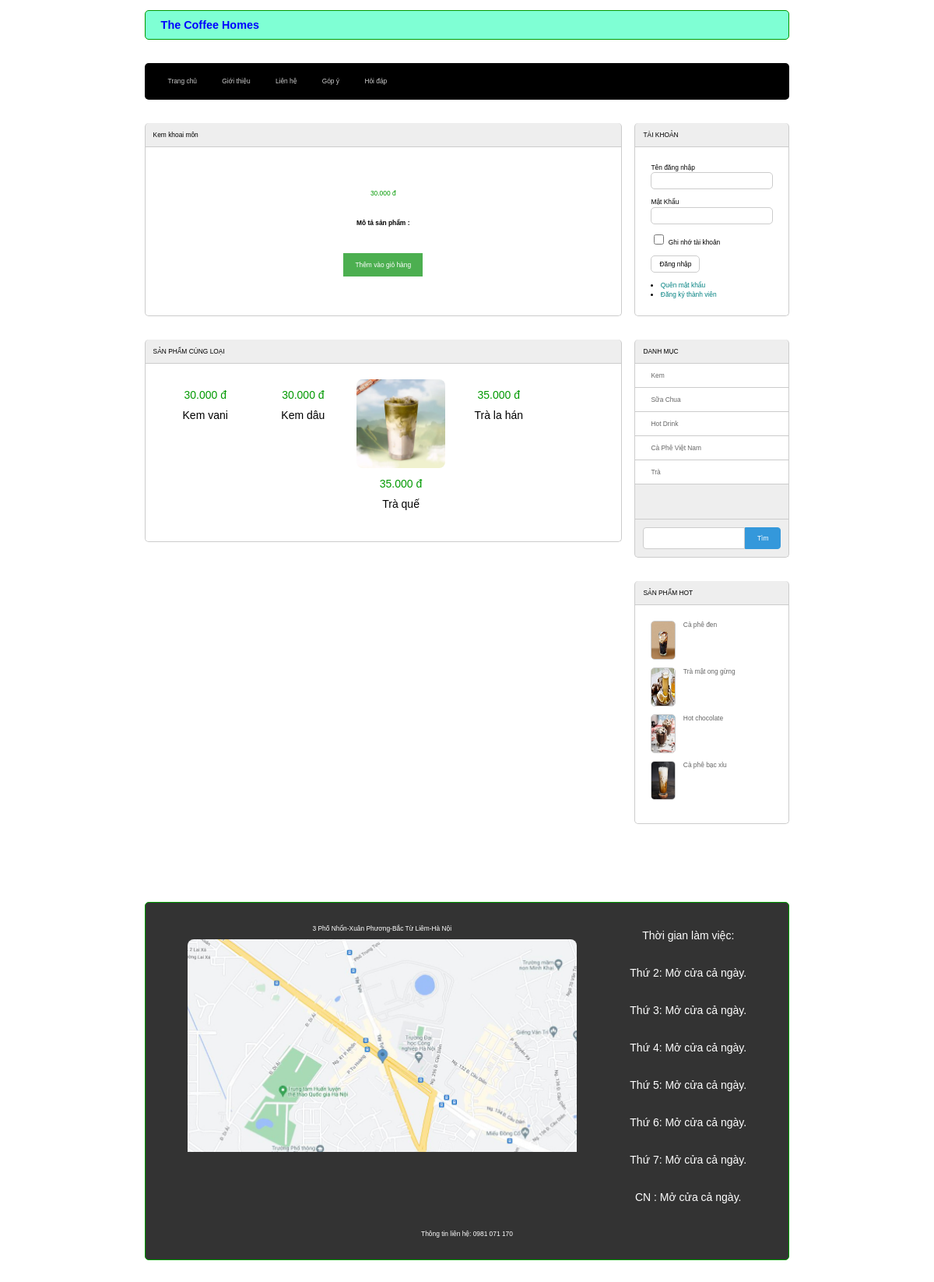
Page /index.php?act=chitietsanpham&idsp=16 on the committed database.
### tables this page shows
CREATE TABLE `products` (
  `ProductID` int(11) NOT NULL,
  `TenSanPham` varchar(255) DEFAULT NULL,
  `MoTa` text DEFAULT NULL,
  `GiaBan` decimal(10,3) DEFAULT NULL,
  `HinhAnhSanPham` varchar(255) DEFAULT NULL,
  `CategoryID` int(11) DEFAULT NULL
);

CREATE TABLE `categories` (
  `CategoriesID` int(11) NOT NULL,
  `TenDanhMuc` varchar(255) DEFAULT NULL,
  `MoTaDanhMuc` text DEFAULT NULL
);

### model/pdo.php (called while the page is built, shortened)
<?php
function pdo_get_connection(){
    $dburl = "mysql:host=localhost;dbname=webcoffeehomes;charset=utf8";
    $username = 'root';
    $password = '';
    $conn = new PDO($dburl, $username, $password);
    $conn->setAttribute(PDO::ATTR_ERRMODE, PDO::ERRMODE_EXCEPTION);
    return $conn;
}
function pdo_query($sql){
    $sql_args = array_slice(func_get_args(), 1);
    try{
        $conn = pdo_get_connection();
        $stmt = $conn->prepare($sql);
        $stmt->execute($sql_args);
        $rows = $stmt->fetchAll();
        return $rows;
    }
    catch(PDOException $e){
        throw $e;
    }
    finally{
        unset($conn);
    }
}
function pdo_query_one($sql){
    $sql_args = array_slice(func_get_args(), 1);
    try{
        $conn = pdo_get_connection();
        $stmt = $conn->prepare($sql);
        $stmt->execute($sql_args);
        $row = $stmt->fetch(PDO::FETCH_ASSOC);
        return $row;
    }
    catch(PDOException $e){
        throw $e;
    }
    finally{
        unset($conn);
    }
}

### model/sanpham.php (called while the page is built, shortened)
<?php
function loadall_sanpham_home($iddm=0) {
    $sql = "SELECT * FROM products WHERE 1 ORDER BY ProductID DESC LIMIT 0,9";
    $dssanpham = pdo_query($sql);
    return $dssanpham;
}
function loadone_sanpham($id=0) {
    $sql = "SELECT * FROM products WHERE ProductID=".$id;
    $sp = pdo_query_one($sql);
    return $sp;
}
function load_sanpham_cungloai($id,$iddm) {
    $sql = "SELECT * FROM products WHERE CategoryID=".$iddm." AND ProductID <>".$id;
    $listspcungloai = pdo_query($sql);
    return $listspcungloai;
}
?>

### global.php (called while the page is built)
<?php
    $img_path = "upload/"
?>

### model/danhmuc.php (called while the page is built, shortened)
<?php
function loadall_danhmuc() {
    $sql = "SELECT * FROM categories ORDER BY CategoriesID desc";
    $dsdanhmuc = pdo_query($sql);
    return $dsdanhmuc;
}
?>

### view/chitietsanpham.php (the view)
<div class="row mb">
    <div class="boxtrai mr">
        <?php
            extract($onesp);
        ?>
        <div class="boxtitle"><?=$TenSanPham?></div>
        <div class="row boxcontent mb">
            <?php
                $img = $img_path . $HinhAnhSanPham;
                echo '<div class="row mb spct"><img src="'.$img.'" alt="">
                <p class="spct_gia">'.$GiaBan.' đ</p>
                <p class="mota">Mô tả sản phẩm : </p>
                <p>'.$MoTa.'</p>
                <div class="row btnaddtocart">
                <form action="index.php?act=addtocart" method="post">
                    <input type="hidden" name="id" value="'.$ProductID.'">
                    <input type="hidden" name="name" value="'.$TenSanPham.'">
                    <input type="hidden" name="img" value="'.$HinhAnhSanPham.'">
                    <input type="hidden" name="price" value="'.$GiaBan.'">
                    <input type="submit" name="addtocart" value="Thêm vào giỏ hàng">
                </form>
                </div>
                </div>';
            ?>
        </div>
        <div class="row">
            <div class="boxtitle">SẢN PHẨM CÙNG LOẠI</div>
            <div class="row boxcontent">
                <?php
                    foreach ($listspcungloai as $spcungloai) {
                        extract($spcungloai);
                        $img = $img_path . $HinhAnhSanPham;
                        $linksp="index.php?act=chitietsanpham&idsp=".$ProductID;
                        echo '<div class="spcungloai">
                        <a href="'.$linksp.'"><img src="'.$img.'" alt=""></a>
                        <p class="giaban">'.$GiaBan.' đ</p>
                        <p>'.$TenSanPham.'</p>
                        </div>';
                    }
                ?>
            </div>
        </div>
    </div>
    <div class="boxphai">
        <?php
        include "boxright.php";
        ?>
    </div>

### view/boxright.php
<div class="row mb">
                        <div class="boxtitle">TÀI KHOẢN</div>
                        <div class="boxcontent formtaikhoan">
                            <?php
                                if(isset($_SESSION['user']) && is_array($_SESSION['user'])) {
                                    extract($_SESSION['user']);
                            ?>
                                <div class="row mb10">
                                    Xin Chào <span style="color:blue"><?=$TenTaiKhoan?></span>
                                </div>
                                <div class="row mb10">
                                    <li>
                                        <a href="index.php?act=capnhaptaikhoan">Cập nhập tài khoản</a>
                                    </li>
                                    <li>
                                        <a href="admin/index.php">Đăng nhập admin</a>
                                    </li>
                                    <li>
                                        <a href="index.php?act=thoat">Thoát</a>
                                    </li>
                                </div>
                            <?php
                                }else{
                            ?>
                            <form action="index.php?act=dangnhap" method="post">
                                <div class="row mb10">
                                    Tên đăng nhập <br />
                                    <input type="text" name="user" />
                                </div>
                                <div class="row mb10">
                                    Mật Khẩu <br />
                                    <input type="password" name="pass" id="" />
                                </div>
                                <div class="row mb10">
                                    <input type="checkbox" name="" /> Ghi nhớ
                                    tài khoản
                                </div>
                                <div class="row mb10">
                                    <input type="submit" value="Đăng nhập" name="dangnhap" />
                                </div>
                                <li>
                                    <a href="#">Quên mật khẩu</a>
                                </li>
                                <li>
                                    <a href="index.php?act=dangky">Đăng ký thành viên</a>
                                </li>
                            </form>
                            <?php }?>
                        </div>
                    </div>
                    <div class="row mb">
                        <div class="boxtitle">DANH MỤC</div>
                        <div class="boxcontent2 menudoc">
                            <ul>
                                <?php
                                    foreach ($dsdanhmuc as $dm) {
                                        extract($dm);
                                        $linkdm = "index.php?act=sanpham&iddm=".$CategoriesID;
                                        echo '<li><a href="'.$linkdm.'">'.$TenDanhMuc.'</a></li>';
                                    }
                                ?>
                            </ul>
                        </div>
                        <div class="boxfooter searbox">
                            <form action="index.php?act=sanpham" method="post" class="row-search">
                                <input type="text" name="keysearch"/>
                                <input type="submit" name="search" value="Tìm" class="search-btn round">
                            </form>
                        </div>
                    </div>
                    <div class="row">
                        <div class="boxtitle">SẢN PHẨM HOT</div>
                        <div class="row boxcontent">
                            <div class="row mb10 top10">
                                <img src="view/images/banner/13.-Ca-phe-den-600x600.png" alt="" />
                                <a href="#">Cà phê đen </a>
                            </div>
                            <div class="row mb10 top10">
                                <img src="view/images/banner/tải xuống (1).jpg" alt="" />
                                <a href="#">Trà mật ong gừng</a>
                            </div>
                            <div class="row mb10 top10">
                                <img src="view/images/banner/tải xuống (2).jpg" alt="" />
                                <a href="#">Hot chocolate </a>
                            </div>
                            <div class="row mb10 top10">
                                <img src="view/images/banner/tải xuống.jpg" alt="" />
                                <a href="#">Cà phê bạc xỉu</a>
                            </div>
                        </div>
                    </div>

### view/css/style.css (style rules this page uses)
* { box-sizing: border-box; font-family: sans-serif; font-size: 0.7vw; }
.row { float: left; width: 100%; }
.mb { margin-bottom: 30px; }
.mb10 { margin-bottom: 10px; }
.mr { margin-right: 2%; }
.boxtrai { float: left; width: 74%; }
.boxphai { float: left; width: 24%; }
.boxtitle { background-color: #EEE; padding: 10px; border-top-left-radius: 5px; border-top-right-radius: 5px; border-left: 1px #ccc solid; border-right: 1px #ccc solid; border-bottom: 1px #ccc solid; }
.boxcontent { border-left: 1px #ccc solid; border-right: 1px #ccc solid; border-bottom: 1px #ccc solid; border-bottom-left-radius: 5px; border-bottom-right-radius: 5px; min-height: 200px; padding: 20px; }
.boxcontent2 { border-left: 1px #ccc solid; border-right: 1px #ccc solid; border-bottom: 1px #ccc solid; min-height: 200px; background-color: #eee; }
.boxfooter { background-color: #EEE; padding: 10px; border-bottom-left-radius: 5px; border-bottom-right-radius: 5px; border-left: 1px #ccc solid; border-right: 1px #ccc solid; border-bottom: 1px #ccc solid; }
.btnaddtocart { margin-top: 10px; text-align: center; }
.boxsp input[type="submit"], .spct input[type="submit"] { background-color: #4CAF50; color: white; padding: 10px 15px; border: none; cursor: pointer; transition: background-color 0.3s ease-in-out; }
.formtaikhoan { line-height: 150%; }
.formtaikhoan input[type="text"], .formtaikhoan input[type="password"], .formtaikhoan input[type="email"], .formcontent input[type="text"] { width: 100%; border: 1px #ccc solid; padding: 5px 10px; border-radius: 5px; }
.formtaikhoan input[type="checkbox"] { border-radius: 5px; }
.formtaikhoan input[type="submit"], .formtaikhoan input[type="reset"], .formcontent input[type="submit"], .formcontent input[type="reset"], .formcontent input[type="button"] { padding: 5px 10px; border-radius: 5px; background-color: white; border: 1px #ccc solid; }
.formtaikhoan li a { color: teal; text-decoration: none; }
.menudoc ul { margin: 0; padding: 0; list-style-type: none; }
.menudoc ul li { padding: 10px 20px; background-color: #fff; border-bottom: 1px #ccc solid; }
.menudoc ul li a { color: #666; text-decoration: none; }
.searbox input[type="text"] { width: 100%; padding: 5px 10px; background-color: #fff; border: 1px #ccc solid; border-radius: 5px; }
.top10 img { width: 20%; height: 50px; float: left; margin-right: 10px; border-radius: 5px; border: 1px #ccc solid; }
.top10 a { color: #666; text-decoration: none; }
.spct { text-align: center; }
.spct p { margin: 20px; line-height: 18px; }
.spct .spct_gia { color: #090; }
.spct .mota { font-weight: bolder; }
.spcungloai { width: 20%; margin-bottom: 20px; text-align: center; display: inline-block; vertical-align: top; box-sizing: border-box; margin-right: 2%; }
.spcungloai:last-child { margin-right: 0; }
.spcungloai img { max-width: 100%; height: auto; border-radius: 8px; margin-bottom: 10px; }
.spcungloai .giaban { margin-bottom: 10px; color: #090; }
.spcungloai p { margin: 0; font-size: 14px; }
.searbox input[type="text"] { padding: 8px; border: 1px solid #ccc; border-radius: 4px 0 0 4px; outline: none; }
.searbox input[type="submit"] { padding: 8px 15px; background-color: #3498db; color: #fff; border: 1px solid #3498db; border-radius: 0 4px 4px 0; cursor: pointer; }
.search-btn.round { border-radius: 50%; }
.row-search { display: flex; }

### rows in the picture
products: TenSanPham "Kem khoai môn", GiaBan "30.000"
products: GiaBan "30.000", TenSanPham "Kem vani"
products: GiaBan "30.000", TenSanPham "Kem dâu"
products: HinhAnhSanPham (picture), GiaBan "35.000", TenSanPham "Trà quế"
products: GiaBan "35.000", TenSanPham "Trà la hán"
categories: TenDanhMuc "Kem"
categories: TenDanhMuc "Sữa Chua"
categories: TenDanhMuc "Hot Drink"
categories: TenDanhMuc "Cà Phê Việt Nam"
categories: TenDanhMuc "Trà"
